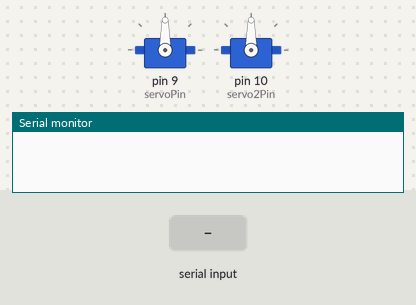
Bench run of a sketch on a simulated Arduino Uno, built with avr-gcc and run on an emulated ATmega328P. Parts: 2 × servo, the last lines printed to the serial monitor. The inputs (shaded band) are chosen by the test bench.

Above: at 1.2 s.
1.3 s: "30,150\n" received over Serial
At 2.0 s:
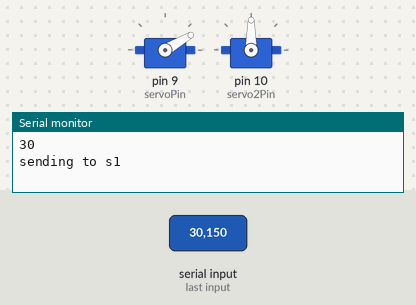
2.8 s: "0\n" received over Serial
At 3.2 s:
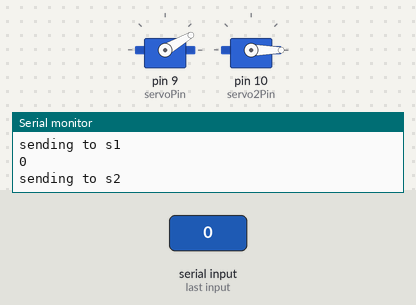
4.3 s: "90,45\n" received over Serial
At 5.5 s:
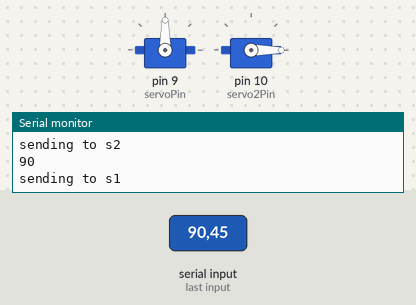
5.8 s: "200\n" received over Serial
At 6.6 s:
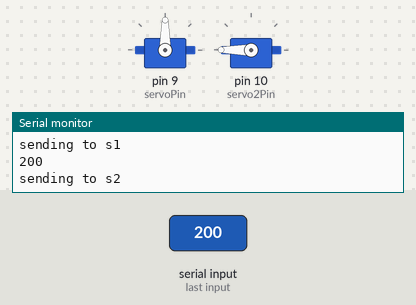
7.3 s: "1\n" received over Serial
At 7.7 s:
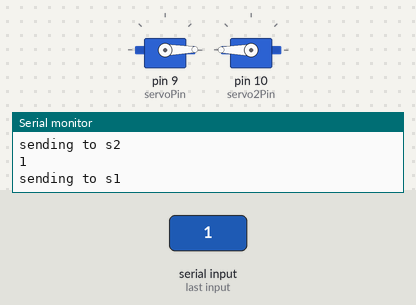
8.8 s: "5\n" received over Serial
At 10.1 s:
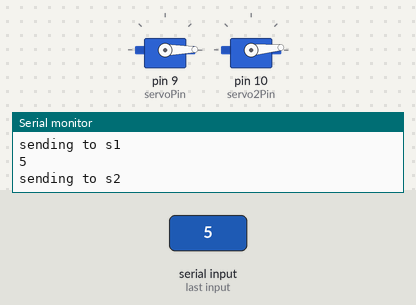
Timing chart, 0 to 11.3 s (numbered marks = the images above; inputs shaded):
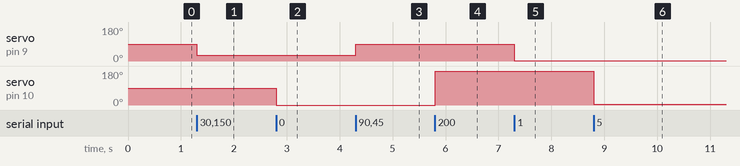

Measured:
- after the input at 1.3 s, servo on pin 9 (servoPin): 90° → 30° at once
- after the input at 2.8 s, servo on pin 10 (servo2Pin): 90° → 0° at once
- after the input at 4.3 s, servo on pin 9 (servoPin): 30° → 90° at once
- after the input at 5.8 s, servo on pin 10 (servo2Pin): 0° → 180° at once
- after the input at 7.3 s, servo on pin 9 (servoPin): 90° → 1° at once
- after the input at 8.8 s, servo on pin 10 (servo2Pin): 180° → 5° at once

The sketch:

xyservo.ino
```cpp
#include <Servo.h>
Servo servo1;
Servo servo2;
int servoPin = 9;
int servo2Pin = 10;

int x = 1;
int pos = 0;
int count = 0;

void setup() {
 Serial.begin(115200);
 Serial.setTimeout(1);
 servo1.attach(servoPin);
 servo2.attach(servo2Pin);

}
void loop() {
 while (!Serial.available()){

 }


  x = Serial.readString().toInt();
  Serial.println(x);
  if (count == 0){
    Serial.println("sending to s1");
    servo1.write(x);
    count = 1;
  }
  else if (count ==1){
    Serial.println("sending to s2");
    servo2.write(x);
    count = 0;
  }
}
```
